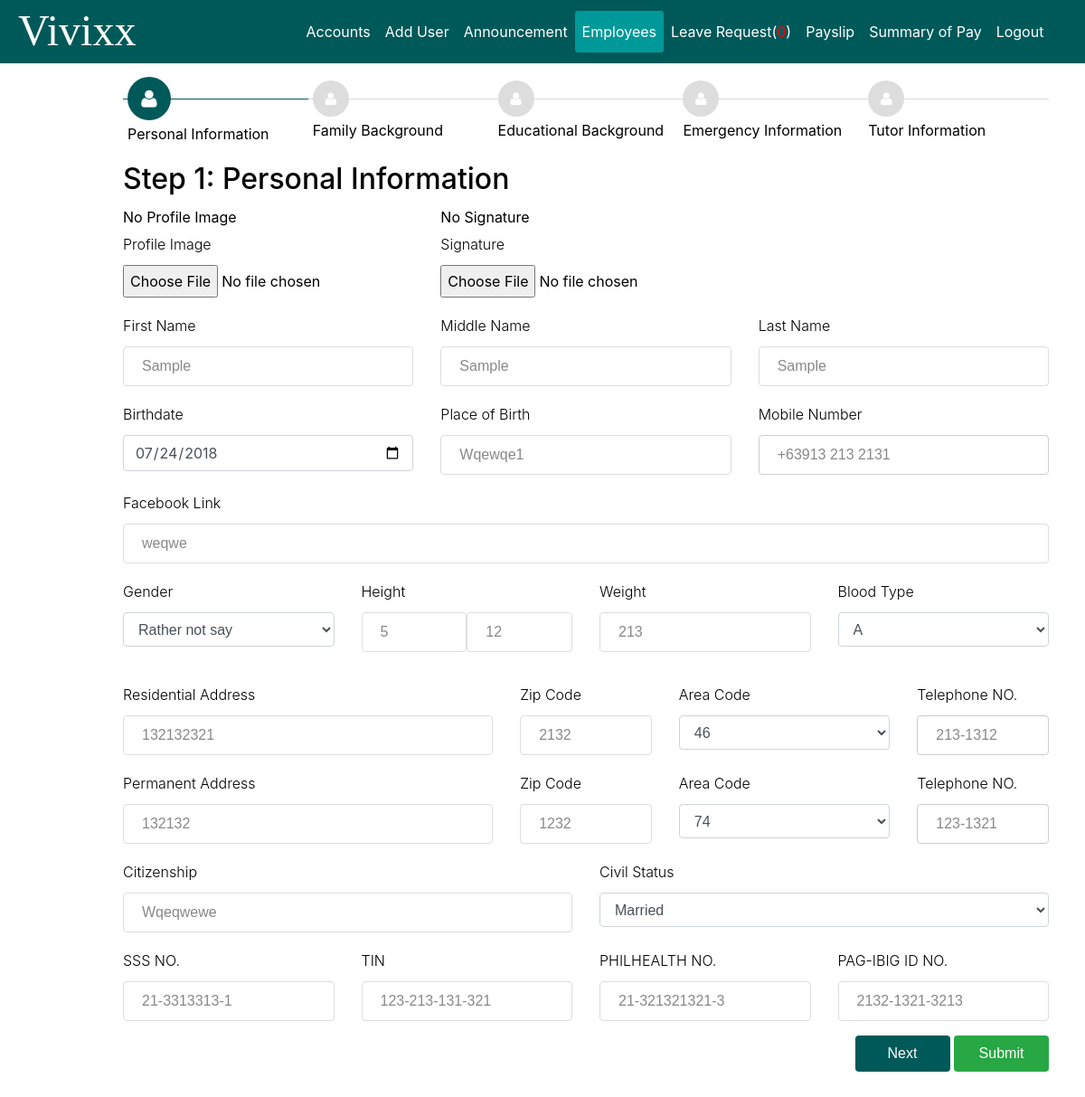
Page /admin/user_information/view_information.php?user_id=64 (signed in) on the earlier database version.
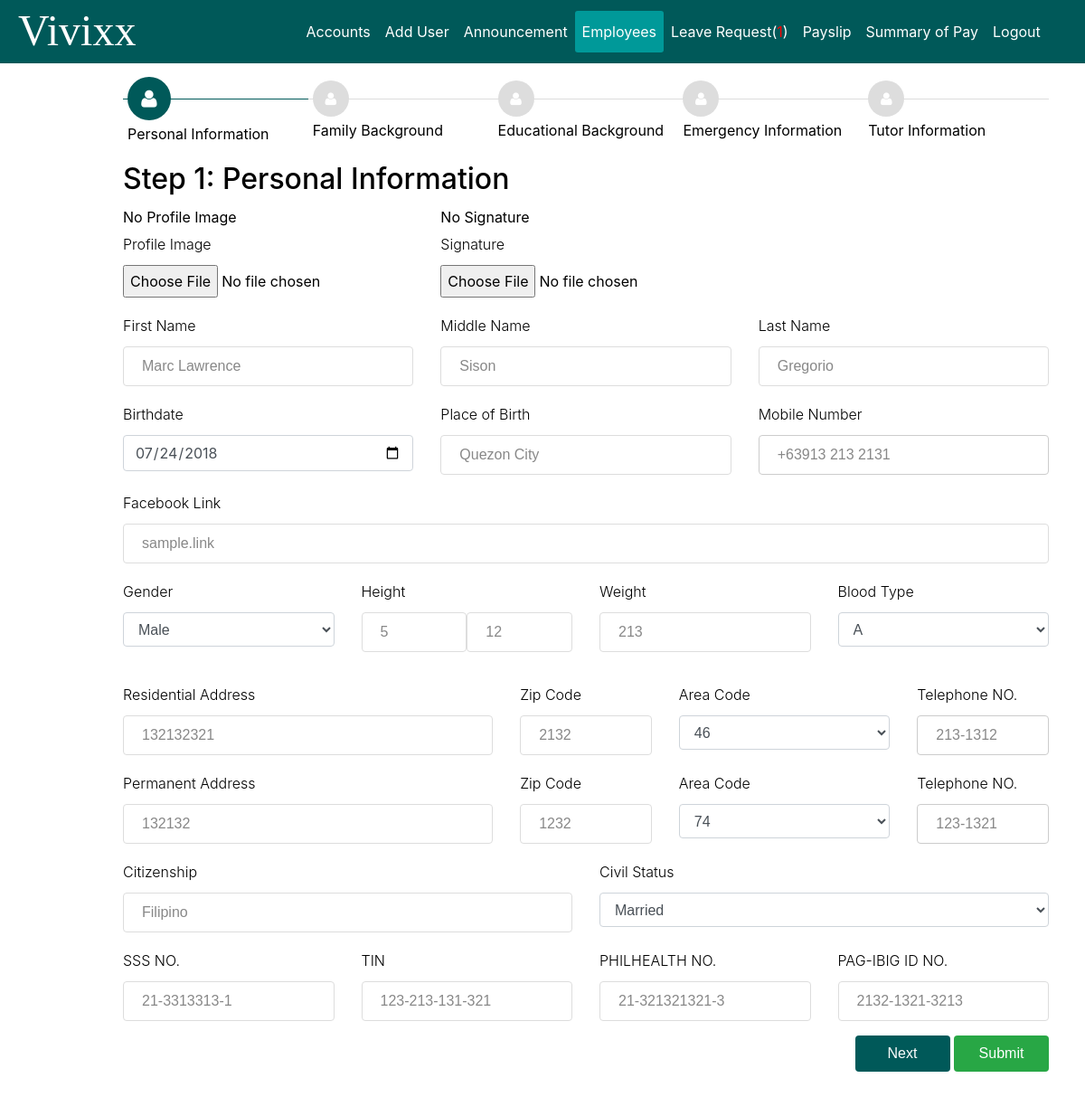
Same page on the later database version.
### tables this page shows
CREATE TABLE `user_info` (
  `user_id` int(11) NOT NULL,
  `prof_image` mediumblob,
  `signature` mediumblob,
  `first_name` varchar(45) DEFAULT NULL,
  `middle_name` varchar(45) DEFAULT NULL,
  `last_name` varchar(45) DEFAULT NULL,
  `birth_date` date DEFAULT NULL,
  `birth_place` varchar(45) DEFAULT NULL,
  `contact_number` varchar(45) DEFAULT NULL,
  `facebook_link` varchar(100) DEFAULT NULL,
  `gender` varchar(45) DEFAULT NULL,
  `height` varchar(45) DEFAULT NULL,
  `weight` int(3) DEFAULT NULL,
  `blood_type` varchar(2) DEFAULT NULL,
  `residential_address` varchar(45) DEFAULT NULL,
  `residential_zip` int(4) DEFAULT NULL,
  `residential_tel_no` varchar(45) DEFAULT NULL,
  `permanent_address` varchar(45) DEFAULT NULL,
  `permanent_zip` int(4) DEFAULT NULL,
  `permanent_tel_no` varchar(45) DEFAULT NULL,
  `citizenship` varchar(45) DEFAULT NULL,
  `civil_status` varchar(45) DEFAULT NULL,
  `sss_no` varchar(45) DEFAULT NULL,
  `tin` varchar(45) DEFAULT NULL,
  `philhealth_no` varchar(45) DEFAULT NULL,
  `pagibig_id_no` varchar(45) DEFAULT NULL,
  PRIMARY KEY (`user_id`),
  UNIQUE KEY `user_id_UNIQUE` (`user_id`),
  CONSTRAINT `user_id` FOREIGN KEY (`user_id`) REFERENCES `user` (`user_id`) ON DELETE CASCADE ON UPDATE CASCADE
);

### admin/user_information/view_information.php (the view, shortened to what the changed rows need)
<?php
    $connect = Connect();
    $user_id = $_GET["user_id"];
    $personal_info = "SELECT * FROM user_info where user_id=$user_id;";
    $result1 = mysqli_query($connect,$personal_info);
    $row1 = $result1->fetch_assoc();
    $height = explode("'",$row1['height']);
?>
<!DOCTYPE html>
<html>
    <head>
        <link type="text/css" rel="stylesheet" href="../../style/bootstrap/bootstrap.min.css" media="screen, projection">
        <link type="text/css" rel="stylesheet" href="../style/style.css" media="screen, projection">
        <link type="text/css" rel="stylesheet" href="../../style/style2.css" media="screen, projection">
        <link rel="stylesheet" href="../../style/font-awesome/css/font-awesome.min.css">
        <link rel="stylesheet" href="../../style/form-elements.css">
        <link type="text/css" rel="stylesheet" href="../../leaflet/leaflet.css">
        <link type="text/css" rel="stylesheet" href="../../style/style2.css" media="screen, projection"/>
        <link rel="stylesheet" href="../../leaflet/leaflet.css"/>
        <link rel="stylesheet" href="../../leaflet/esri-leaflet-geocoder.css">
    </head>
    <body>
        <div class="wrapper">
            <div class="container" style="margin-top: 40px;">
                <div role="form" action="update_info"  method="post" class="f1">
                    <fieldset>
                        <form id="personal" action="update_personal" method="post" enctype="multipart/form-data">
                            <h2>Step 1: Personal Information</h2>
                            <div class="row">
                                <div class="form-group col">
                                    <label>First Name</label>
                                    <input type="text" name="first_name" id="fname" class="form-control-plaintext" value="<?php echo $row1['first_name'];?>" placeholder="First Name">
                                </div>
                                <div class="form-group col">
                                    <label>Middle Name</label>
                                    <input type="text" name="middle_name" id="mname" class="form-control-plaintext" value="<?php echo $row1['middle_name'];?>" placeholder="Middle Name">
                                </div>
                                <div class="form-group col-4">
                                    <label>Last Name</label>
                                    <input type="text" name="last_name" id="lname" class="form-control-plaintext" value="<?php echo $row1['last_name'];?>" placeholder="Last Name">
                                </div>
                            </div>
                            <div class="row">
                                <div class="form-group col">
                                    <label>Birthdate</label>
                                    <input type="date" name="birth_date" id="bdate" class="form-control" value="<?php echo $row1['birth_date'];?>">
                                </div>
                                <div class="form-group col">
                                    <label>Place of Birth</label>
                                    <input type="text" name="birth_place" autocomplete="off" placeholder="address" id="pbirth" class="form-control text-transform" value="<?php echo $row1['birth_place'];?>">
                                </div>
                                <div class="form-group col">
                                    <label for="contact">Mobile Number</label>
                                    <input type="tel" name="contact_number" autocomplete="off" placeholder="+639XX XXX XXXX" class="form-control mobile" id="contact" value="<?php echo $row1['contact_number'];?>">
                                </div>
                            </div>
                            <div class="row">
                                <div class="form-group col">
                                    <label for="facebook">Facebook Link</label>
                                    <input type="text" name="facebook" id="facebook" placeholder="Facebook Name" class="form-control" autocomplete="off" value="<?php echo $row1['facebook_link'];?>">
                                </div>
                            </div>
                            <div class="row">
                                <div class=" form-group col">
                                    <label for="gender">Gender</label>
                                    <select name="gender" id="gender" class="form-control">
                                        <option selected="selected" value="None" ><?php echo $row1["gender"]?></option>
                                    </select>
                                </div>
                                <div class="form-group col">
                                    <div class="row no-gutters ">
                                        <div class="form-group col">
                                            <input type="text" name="ft" id="ft" class="form-control" onkeypress="numberInput(event)" maxlength="2" autocomplete="off" placeholder="(ft.)" value="<?php echo $height[0]; ?>">
                                        </div>
                                        <div class="form-group col">
                                            <input type="text" name="in" id="in" class="form-control height" autocomplete="off" placeholder="(in.)" value="<?php echo $height[1]; ?>">
                                        </div>
                                    </div>
                                </div>
                                <div class="form-group col">
                                    <label for="weight">Weight</label>
                                    <input type="text" name="weight" id="weight" class="form-control" onkeypress="numberInput(event)" autocomplete="off" maxlength="3" placeholder="(kg.)" value="<?php echo $row1['weight'];?>">
                                </div>
                                <div class="form-group col">
                                    <label for="blood">Blood Type</label>
                                    <select name="blood" class="form-control">
                                        <option selected="selected" value="None"><?php echo $row1["blood_type"]?></option>
                                    </select>
                                </div>
                            </div>
                            <div class="row">
                                <div class="form-group col-5">
                                    <label for="residential_address">Residential Address</label>
                                    <input type="text" name="residential_address" id="residential_address" autocomplete="off" placeholder="address" class="form-control text-transform" value="<?php echo $row1['residential_address'];?>">
                                </div>
                                <div class="form-group col-2">
                                    <label for="residential_zip">Zip Code</label>
                                    <input type="text" name="residential_zip" class="form-control zip" id="residential_zip" placeholder="XXXX" autocomplete="off" value="<?php echo $row1['residential_zip'];?>">
                                </div>
                                <div class="form-group col-3">
    								<label>Area Code</label>
    								<select name="res_area_code" class="form-control" id="res_area_code" required="required">
                                        <option selected="selected" value="None"><?php  echo explode("-",$row1['residential_tel_no'])[0]?></option>
                                    </select>
    							</div>
                                <div class="form-group col-2">
                                    <label for="residential_tel_no">Telephone NO.</label>
                                    <input type="tel" name="residential_tel_no" id="residential_tel_no" autocomplete="off" placeholder="XXX-XXXX" class="form-control telephone" value="<?php echo explode("-",$row1['residential_tel_no'])[1]; echo explode("-",$row1['residential_tel_no'])[2];?>">
                                </div>
                            </div>
                            <div class="row">
                                <div class="form-group col-5">
                                    <label for="permanent_address">Permanent Address</label>
                                    <input type="text" name="permanent_address" id="permanent_address" autocomplete="off" placeholder="address" class="form-control text-transform" value="<?php echo $row1['permanent_address'];?>">
                                </div>
                                <div class="form-group col-2">
                                    <label for="permanent_zip">Zip Code</label>
                                    <input type="text" name="permanent_zip" id="permanent_zip" autocomplete="off" placeholder="XXXX" class="form-control zip" value="<?php echo $row1['permanent_zip'];?>">
                                </div>
                                <div class="form-group col-3">
    								<label>Area Code</label>
    								<select name="per_area_code" class="form-control" id="per_area_code" required="required">
                                        <option selected="selected" value="None"><?php  echo explode("-",$row1['permanent_tel_no'])[0]?></option>
                                    </select>
    							</div>
                                <div class="form-group col-2">
                                    <label for="permanent_tel_no">Telephone NO.</label>
                                    <input type="tel" name="permanent_tel_no" id="permanent_tel_no" autocomplete="off" placeholder="XXX-XXXX" class="form-control telephone" value="<?php echo explode("-",$row1['permanent_tel_no'])[1]; echo explode("-",$row1['permanent_tel_no'])[2];?>">
                                </div>
                            </div>
                            <div class="row">
                                <div class="form-group col-6">
                                    <label for="citizenship">Citizenship</label>
                                    <input type="text" name="citizenship" id="citizenship" onkeypress="alphabetInput(event)" autocomplete="off" placeholder="Citizenship" class="form-control text-transform" value="<?php echo $row1['citizenship'];?>">
                                </div>
                                <div class="form-group col">
                                    <label for="civil_status">Civil Status</label>
                                    <select name="civil_status" id="civil_status" class="form-control">
                                        <option selected="selected" value="None"><?php echo $row1["civil_status"]?></option>
                                    </select>
                                </div>
                            </div>
                            <div class="row">
                                <div class="form-group col">
                                    <label for="sss_no">SSS NO.</label>
                                    <input type="text" name="sss_no" id="sss_no" placeholder="XX-XXXXXXX-X" autocomplete="off" class="form-control" value="<?php echo $row1['sss_no'];?>">
                                </div>
                                <div class="form-group col">
                                    <label for="tin">TIN</label>
                                    <input type="text" name="tin" id="tin" placeholder="XXX-XXX-XXX-XXX" autocomplete="off" class="form-control" value="<?php echo $row1['tin'];?>">
                                </div>
                                <div class="form-group col">
                                    <label for="philhealth_no ">PHILHEALTH NO.</label>
                                    <input type="text" name="philhealth_no" id="philhealth_no" placeholder="XX-XXXXXXXXX-X" autocomplete="off" class="form-control" value="<?php echo $row1['philhealth_no'];?>">
                                </div>
                                <div class="form-group col">
                                    <label for="pagibig_id_no">PAG-IBIG ID NO.</label>
                                    <input type="text" name="pagibig_id_no" id="pagibig_id_no" placeholder="XXXX-XXXX-XXXX" autocomplete="off" class="form-control" value="<?php echo $row1['pagibig_id_no'];?>">
                                </div>
                            </div>
                        </form>
                    </fieldset>
                </div>
            </div>
            </div>
    </body>
</html>

Differences in the rows shown:
changed user_info "Married": first_name "Sample" → "Marc Lawrence"; middle_name "Sample" → "Sison"; last_name "Sample" → "Gregorio"; birth_place "Wqewqe1" → "Quezon City"; facebook "weqwe" → "sample.link"; gender "Rather not say" → "Male"; citizenship "Wqeqwewe" → "Filipino"
